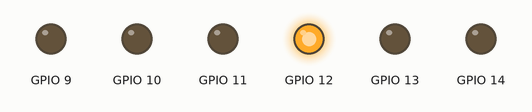
This program was run on a simulated Raspberry Pi (BCM pin numbers). On the bench: output pins drawn as LEDs (lit = HIGH).

Above: at 0.1 s.
At 40.1 s:
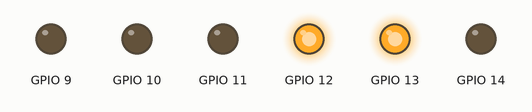
At 60.1 s:
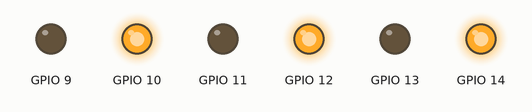
At 70.1 s:
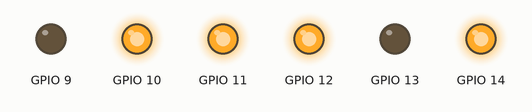
At 95.1 s:
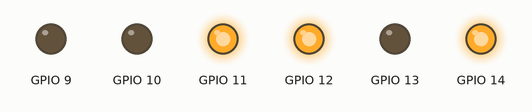
At 97.1 s:
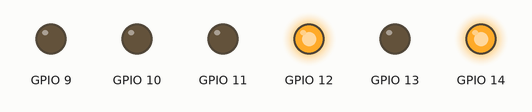
Timing chart, 0 to 98.6 s (numbered marks = the images above):
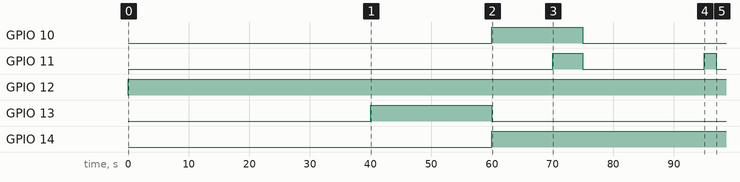

The program:

traffic_light.py
```python
import RPi.GPIO as GPIO
import time
import os
import signal
import sys

# 차량 Setup
GPIO.setmode(GPIO.BCM)
GPIO.setup(9, GPIO.OUT)     #Green
GPIO.setup(10, GPIO.OUT)    #left
GPIO.setup(11, GPIO.OUT)    #Yellow
GPIO.setup(12, GPIO.OUT)    #Red

# 보행자 Setup
GPIO.setup(13, GPIO.OUT)    #Green
GPIO.setup(14, GPIO.OUT)    #Red

# Turn off all lights when user ends demo
def allLightsOff(signal, frame):
	GPIO.output(9, False)
	GPIO.output(10, False)
	GPIO.output(11, False)
    GPIO.output(12, False)
    GPIO.output(13, False)
    GPIO.output(14, False)
	GPIO.cleanup()
	sys.exit(0)

signal.signal(signal.SIGINT, allLightsOff)

#차량 탐지 signal
#  자회선 차선 차량
#  직진, 우회전 차량

#보행자 탐지 signal

#응급차량 탐지 signal

#사각지대 탐지 signal

#유동인구 고려


# Loop forever
while True:
	# Red
	GPIO.output(12, True)
	time.sleep(40)

    #보행자 신호
    GPIO.output(13, True)
    GPIO.output(14, False)
    time.sleep(20)
    GPIO.output(13, False)
    GPIO.output(14, True)

	# Red and left
    GPIO.output(10, True)
    time.sleep(10)

	# Red and Yellow
	GPIO.output(11, True)
	time.sleep(5)

	# Green
    GPIO.output(9, False)
	GPIO.output(10, False)
	GPIO.output(11, False)
	GPIO.output(12, True)
	time.sleep(20)

    #Green and Yellow
	GPIO.output(9, False)
	GPIO.output(11, True)
	time.sleep(2)

	#Yellow off (red comes on at top of loop)
	GPIO.output(11, False)
```

Measured:
- by itself, GPIO 10: LOW → HIGH at 60.0 s, → LOW 15.0 s later
- by itself, GPIO 11: LOW → HIGH at 70.0 s, → LOW 5.0 s later, → HIGH 20.0 s later, → LOW 2.0 s later
- by itself, GPIO 12: LOW → HIGH at 0.00 s
- by itself, GPIO 13: LOW → HIGH at 40.0 s, → LOW 20.0 s later
- by itself, GPIO 14: LOW → HIGH at 60.0 s
